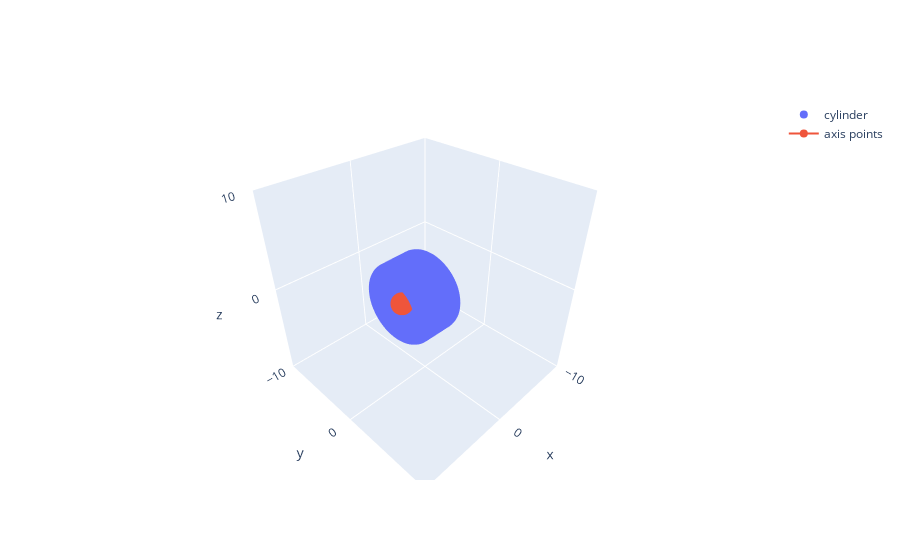

Here is the notebook cell this chart was saved with:
### Code cell
#https://math.stackexchange.com/questions/73237/parametric-equation-of-a-circle-in-3d-space

import numpy as np
from scipy.linalg import norm



#vector in direction of axis
v = p1 - p0

#find magnitude of vector
mag = norm(v)

#unit vector in direction of axis
v = v / mag

#make some vector not in the same direction as v
not_v = np.array([1, 0, 0])
if (v == not_v).all():
    not_v = np.array([0, 1, 0])
    
#make vector perpendicular to v
n1 = np.cross(v, not_v)

#normalize n1
n1 /= norm(n1)

#make unit vector perpendicular to v and n1
n2 = np.cross(v, n1)

#surface ranges over t from 0 to length of axis and 0 to 2*pi
t = np.linspace(0, mag, 100)
theta = np.linspace(0, 2 * np.pi, 100)

#use meshgrid to make 2d arrays
t, theta = np.meshgrid(t, theta)

#generate coordinates for surface
X, Y, Z = [p0[i] + v[i] * t + R * np.sin(theta) * n1[i] + R * np.cos(theta) * n2[i] for i in [0, 1, 2]]

import plotly.graph_objects as go
import numpy as np
import sympy

x, y, z = X.flatten(), Y.flatten(), Z.flatten() 


p = np.array([p0,p1])


fig = go.Figure()

fig.add_trace(go.Scatter3d(x=x, y=y, z=z,
                                   mode='markers',name = 'cylinder'))

# fig = go.Figure(data=[go.Scatter3d(x=x, y=y, z=z,
#                                    mode='markers')])

fig.add_trace(go.Scatter3d(x=p[:,0], y=p[:,1], z=p[:,2],
                                   mode='lines+markers',name = 'axis points'))

fig.update_layout(
    scene = dict(
        xaxis = dict(nticks=4, range=[-10,10],),
                     yaxis = dict(nticks=4, range=[-10,10],),
                     zaxis = dict(nticks=4, range=[-10,10],),aspectmode = 'cube'),
   )


fig.show()

### Figure 1 — Plotly figure (JSON) as saved in the notebook; plotly's stock layout.template omitted (floating-point values rounded to 4 significant figures; data arrays with more than 128 entries replaced by an {"elided": "..."} marker saying what was removed)
{"data": [{"mode": "markers", "name": "cylinder", "type": "scatter3d", "x": {"elided": "10000 float values"}, "y": {"elided": "10000 float values"}, "z": {"elided": "10000 float values"}}, {"mode": "lines+markers", "name": "axis points", "type": "scatter3d", "x": [0, 3], "y": [0, 0], "z": [0, 0]}], "layout": {"scene": {"aspectmode": "cube", "xaxis": {"nticks": 4, "range": [-10, 10]}, "yaxis": {"nticks": 4, "range": [-10, 10]}, "zaxis": {"nticks": 4, "range": [-10, 10]}}}}
